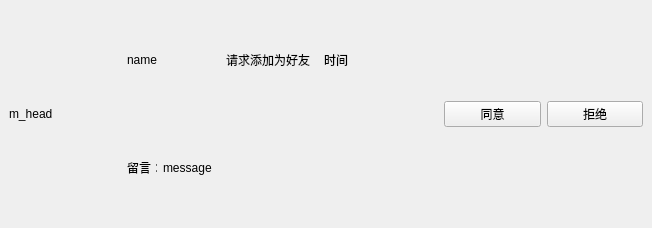
<?xml version="1.0" encoding="UTF-8"?>
<ui version="4.0">
 <class>NoticeItemWidget</class>
 <widget class="QWidget" name="NoticeItemWidget">
  <property name="geometry">
   <rect>
    <x>0</x>
    <y>0</y>
    <width>652</width>
    <height>228</height>
   </rect>
  </property>
  <property name="windowTitle">
   <string>Form</string>
  </property>
  <layout class="QHBoxLayout" name="horizontalLayout_5" stretch="1,3,2">
   <property name="spacing">
    <number>0</number>
   </property>
   <property name="leftMargin">
    <number>0</number>
   </property>
   <property name="topMargin">
    <number>0</number>
   </property>
   <property name="rightMargin">
    <number>0</number>
   </property>
   <property name="bottomMargin">
    <number>0</number>
   </property>
   <item>
    <widget class="QWidget" name="widget_5" native="true">
     <layout class="QHBoxLayout" name="horizontalLayout_4">
      <item>
       <widget class="QLabel" name="headLab">
        <property name="text">
         <string>m_head</string>
        </property>
       </widget>
      </item>
     </layout>
    </widget>
   </item>
   <item>
    <widget class="QWidget" name="widget" native="true">
     <layout class="QVBoxLayout" name="verticalLayout">
      <item>
       <widget class="QWidget" name="widget_2" native="true">
        <layout class="QHBoxLayout" name="horizontalLayout">
         <item>
          <widget class="QLabel" name="nameLab">
           <property name="sizePolicy">
            <sizepolicy hsizetype="Preferred" vsizetype="Preferred">
             <horstretch>0</horstretch>
             <verstretch>0</verstretch>
            </sizepolicy>
           </property>
           <property name="text">
            <string>name</string>
           </property>
          </widget>
         </item>
         <item>
          <widget class="QLabel" name="requestLab">
           <property name="maximumSize">
            <size>
             <width>16777215</width>
             <height>16777215</height>
            </size>
           </property>
           <property name="text">
            <string>请求添加为好友</string>
           </property>
          </widget>
         </item>
         <item>
          <widget class="QLabel" name="timeLab">
           <property name="text">
            <string>时间</string>
           </property>
          </widget>
         </item>
        </layout>
       </widget>
      </item>
      <item>
       <widget class="QWidget" name="widget_3" native="true">
        <layout class="QHBoxLayout" name="horizontalLayout_2">
         <item>
          <widget class="QLabel" name="leaveLab">
           <property name="maximumSize">
            <size>
             <width>30</width>
             <height>16777215</height>
            </size>
           </property>
           <property name="text">
            <string>留言：</string>
           </property>
          </widget>
         </item>
         <item>
          <widget class="QLabel" name="messageLab">
           <property name="text">
            <string>message</string>
           </property>
          </widget>
         </item>
        </layout>
       </widget>
      </item>
     </layout>
    </widget>
   </item>
   <item>
    <widget class="QWidget" name="widget_4" native="true">
     <layout class="QHBoxLayout" name="horizontalLayout_3">
      <item>
       <widget class="QPushButton" name="okBtn">
        <property name="text">
         <string>同意</string>
        </property>
       </widget>
      </item>
      <item>
       <widget class="QPushButton" name="cancelBtn">
        <property name="text">
         <string>拒绝</string>
        </property>
       </widget>
      </item>
     </layout>
    </widget>
   </item>
  </layout>
 </widget>
 <resources/>
 <connections/>
</ui>
